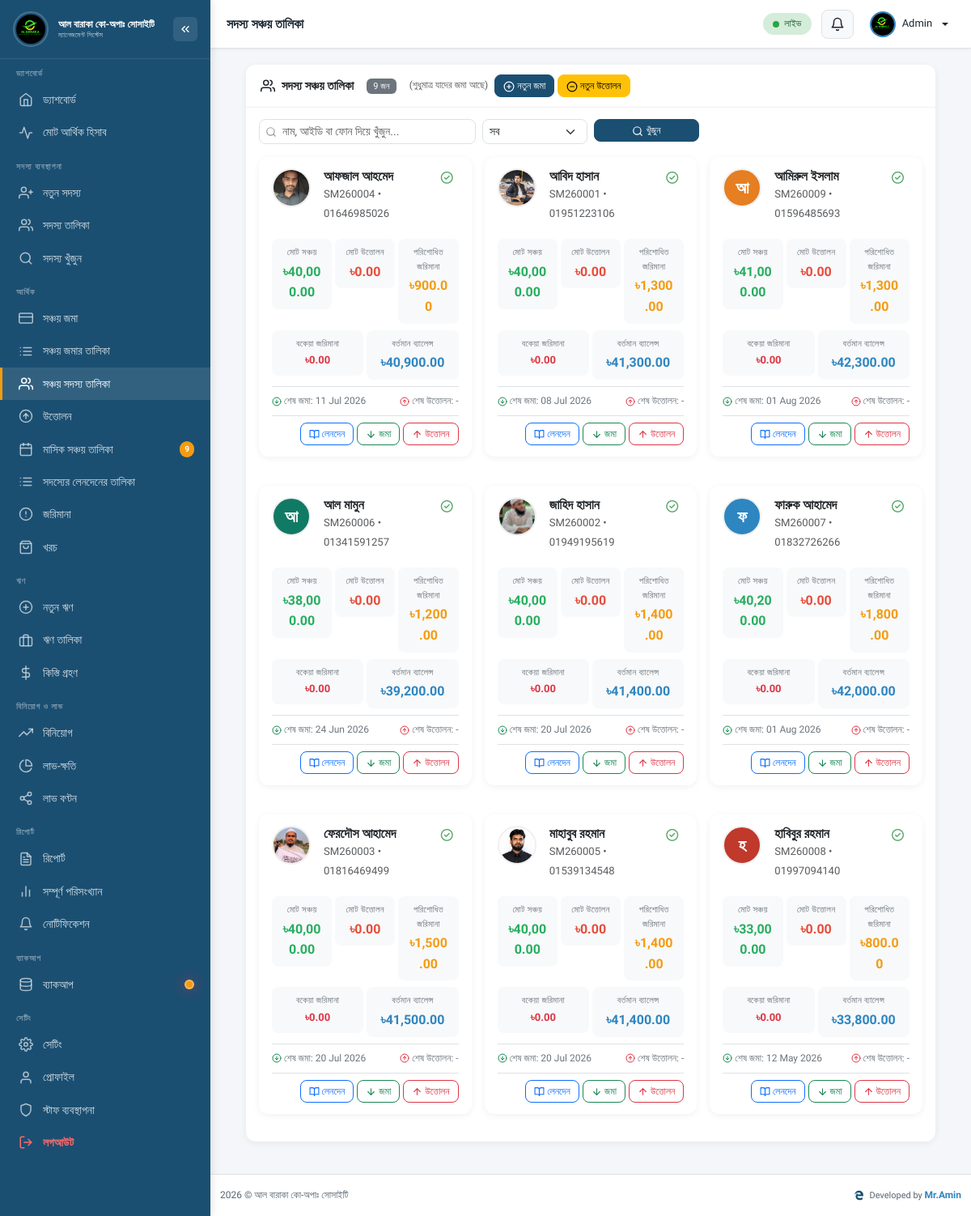
The page /admin/deposit_members.php (signed in) on the database its author committed.
### tables this page shows
CREATE TABLE `users` (
  `id` int(11) NOT NULL,
  `name` varchar(100) NOT NULL,
  `email` varchar(100) NOT NULL,
  `phone` varchar(20) DEFAULT NULL,
  `profile_photo` varchar(255) DEFAULT NULL,
  `profile_photo_updated_at` timestamp NULL DEFAULT NULL,
  `password` varchar(255) NOT NULL,
  `role` enum('super_admin','admin','staff') NOT NULL DEFAULT 'staff',
  `is_active` tinyint(1) NOT NULL DEFAULT 1,
  `last_login` datetime DEFAULT NULL,
  `remember_token` varchar(100) DEFAULT NULL,
  `created_at` timestamp NOT NULL DEFAULT current_timestamp(),
  `updated_at` timestamp NOT NULL DEFAULT current_timestamp() ON UPDATE current_timestamp()
);

CREATE TABLE `members` (
  `id` int(11) NOT NULL,
  `member_id` varchar(20) NOT NULL,
  `name` varchar(100) NOT NULL,
  `father_name` varchar(100) DEFAULT NULL,
  `mother_name` varchar(100) DEFAULT NULL,
  `spouse_name` varchar(100) DEFAULT NULL,
  `phone` varchar(20) NOT NULL,
  `alt_phone` varchar(20) DEFAULT NULL,
  `email` varchar(100) DEFAULT NULL,
  `nid` varchar(30) DEFAULT NULL,
  `date_of_birth` date DEFAULT NULL,
  `address` text DEFAULT NULL,
  `photo` varchar(255) DEFAULT NULL,
  `nid_photo` varchar(255) DEFAULT NULL,
  `join_date` date NOT NULL,
  `monthly_deposit` decimal(10,2) DEFAULT 500.00,
  `share_count` int(11) NOT NULL DEFAULT 1,
  `share_value` decimal(12,2) NOT NULL DEFAULT 0.00,
  `nominee_name` varchar(100) DEFAULT NULL,
  `nominee_relation` varchar(50) DEFAULT NULL,
  `nominee_phone` varchar(20) DEFAULT NULL,
  `status` enum('active','inactive','suspended','deceased') NOT NULL DEFAULT 'active',
  `note` text DEFAULT NULL,
  `password` varchar(255) DEFAULT NULL,
  `last_login` datetime DEFAULT NULL,
  `created_by` int(11) DEFAULT NULL,
  `created_at` timestamp NOT NULL DEFAULT current_timestamp(),
  `updated_at` timestamp NOT NULL DEFAULT current_timestamp() ON UPDATE current_timestamp(),
  `password_changed` tinyint(1) DEFAULT 0
);

### admin/deposit_members.php (the view, shortened to what the rows shown need)
<?php
require_once __DIR__ . '/../includes/functions.php';
$page = max(1, (int)($_GET['page'] ?? 1));
$perPage = 20;
$where = "1=1";
$params = [];
$types = "";
$where .= " AND EXISTS (SELECT 1 FROM deposits WHERE member_id = m.id)";
$offset = ($page - 1) * $perPage;
$types .= "ii";
$params[] = $perPage;
$params[] = $offset;
$members = queryAll($sql, $types, $params);
function getAvatarColor($name) {
    $colors = ['#1B4F72', '#2E86C1', '#117A65', '#C0392B', '#8E44AD', '#D35400', '#27AE60', '#2980B9', '#E67E22', '#16A085'];
    $hash = 0;
    for ($i = 0; $i < strlen($name); $i++) {
        $hash = ($hash * 31 + ord($name[$i])) & 0xFFFFFFFF;
    }
    return $colors[abs($hash) % count($colors)];
}
require_once __DIR__ . '/../includes/header.php';
?>
<div class="container-fluid px-4">
    <div class="row">
        <div class="col-12">
            <div class="card member-card">
                <div class="card-body">
                    <div class="row g-3">
                        <?php if (empty($members)): ?>
                        <div class="col-12">
                            <div class="empty-state">
                                <i data-feather="users"></i>
                                <h5>কোনো সদস্য পাওয়া যায়নি</h5>
                                <p>বর্তমানে কোনো সদস্যের জমা নেই।</p>
                            </div>
                        </div>
                        <?php else: ?>
                        <?php foreach ($members as $m):
                            $photoUrl = '';
                            if (!empty($m['photo']) && file_exists($_SERVER['DOCUMENT_ROOT'] . $m['photo'])) {
                                $photoUrl = $m['photo'];
                            }
                        ?>
                        <div class="col-12 col-md-6 col-xl-4">
                            <div class="card member-card clickable-row" data-id="<?= $m['id'] ?>" style="cursor:pointer;">
                                <div class="card-body">
                                    <div class="d-flex align-items-start gap-3">
                                        <?php if (!empty($photoUrl)): ?>
                                        <img src="<?= htmlspecialchars($photoUrl) ?>"
                                             alt="<?= htmlspecialchars($m['name']) ?>"
                                             class="member-photo"
                                             onerror="this.style.display='none'; this.nextElementSibling.style.display='flex';">
                                        <?php else: ?>
                                        <div class="avatar-circle" style="background-color: <?= getAvatarColor($m['name']) ?>;">
                                            <?= mb_substr($m['name'], 0, 1, 'UTF-8') ?>
                                        </div>
                                        <?php endif; ?>
                                        <div class="flex-grow-1 min-width-0">
                                            <div class="d-flex justify-content-between align-items-start">
                                                <div>
                                                    <h6 class="mb-0 text-truncate" style="font-weight:600;">
                                                        <?= htmlspecialchars($m['name']) ?>
                                                    </h6>
                                                    <small class="text-muted">
                                                        <?= htmlspecialchars($m['member_id']) ?>
                                                        <?php if (!empty($m['phone'])): ?>
                                                        • <?= htmlspecialchars($m['phone']) ?>
                                                        <?php endif; ?>
                                                    </small>
                                                </div>
                                                <?php if ($m['status'] === 'active'): ?>
                                                <i class="fa-regular fa-circle-check fa-beat" style="color:#54A868; font-size:15px; padding:4px; margin-right:3px; vertical-align:middle;"></i>
                                                <?php else: ?>
                                                <i class="fa-regular fa-circle-xmark fa-beat" style="color:#DC3545; font-size:15px; padding:4px; margin-right:3px; vertical-align:middle;"></i>
                                                <?php endif; ?>
                                            </div>
                                        </div>
                                    </div>
                                    <div class="row g-1 mt-3">
                                        <div class="col-4">
                                            <div class="stat-box">
                                                <div class="stat-label">মোট সঞ্চয় </div>
                                                <div class="stat-value positive"><?= formatCurrency($m['total_deposit']) ?></div>
                                            </div>
                                        </div>
                                        <div class="col-4">
                                            <div class="stat-box">
                                                <div class="stat-label">মোট উত্তোলন</div>
                                                <div class="stat-value negative"><?= formatCurrency($m['total_withdrawal']) ?></div>
                                            </div>
                                        </div>
                                        <div class="col-4">
                                            <div class="stat-box">
                                                <div class="stat-label">পরিশোধিত জরিমানা </div>
                                                <div class="stat-value warning"><?= formatCurrency($m['total_fine_paid']) ?></div>
                                            </div>
                                        </div>
                                    </div>
                                    <div class="row g-1 mt-1">
                                        <div class="col-6">
                                            <div class="stat-box">
                                                <div class="stat-label">বকেয়া জরিমানা</div>
                                                <div class="stat-value text-danger" style="font-size:13px;"><?= formatCurrency($m['total_fine_pending']) ?></div>
                                            </div>
                                        </div>
                                        <div class="col-6">
                                            <div class="stat-box">
                                                <div class="stat-label">বর্তমান ব্যালেন্স</div>
                                                <div class="stat-value primary"><?= formatCurrency($m['current_balance']) ?></div>
                                            </div>
                                        </div>
                                    </div>
                                    <div class="d-flex justify-content-between mt-2 pt-2 border-top" style="font-size:12px;color:#6c757d;">
                                        <div>
                                            <i data-feather="arrow-down-circle" style="width:12px;height:12px" class="text-success"></i>
                                            শেষ জমা: <?= $m['last_deposit_date'] ? date('d M Y', strtotime($m['last_deposit_date'])) : '-' ?>
                                        </div>
                                        <div>
                                            <i data-feather="arrow-up-circle" style="width:12px;height:12px" class="text-danger"></i>
                                            শেষ উত্তোলন: <?= $m['last_withdrawal_date'] ? date('d M Y', strtotime($m['last_withdrawal_date'])) : '-' ?>
                                        </div>
                                    </div>
                                    <div class="mt-2 pt-2 border-top d-flex justify-content-end gap-1" onclick="event.stopPropagation();">
                                        <button class="btn btn-outline-primary btn-sm view-transactions" data-id="<?= $m['id'] ?>" data-name="<?= htmlspecialchars($m['name']) ?>">
                                            <i data-feather="book-open" style="width:13px;height:13px"></i>
                                            লেনদেন
                                        </button>
                                        <a href="deposits.php?member_id=<?= $m['id'] ?>" class="btn btn-outline-success btn-sm">
                                            <i data-feather="arrow-down" style="width:13px;height:13px"></i>
                                            জমা
                                        </a>
                                        <a href="withdrawals.php?member_id=<?= $m['id'] ?>" class="btn btn-outline-danger btn-sm">
                                            <i data-feather="arrow-up" style="width:13px;height:13px"></i>
                                            উত্তোলন
                                        </a>
                                    </div>
                                </div>
                            </div>
                        </div>
                        <?php endforeach; ?>
                        <?php endif; ?>
                    </div>
                </div>
            </div>
        </div>
    </div>
</div>
<?php require_once __DIR__ . '/../includes/footer.php'; ?>

### includes/header.php (shortened to what the rows shown need)
<?php
$admin = getCurrentAdmin();
$profilePhotoUrl = null;
if (!empty($admin['profile_photo'])) {
    $photoPath = $admin['profile_photo'];
    if (strpos($photoPath, 'http') !== 0) {
        $protocol = isset($_SERVER['HTTPS']) && $_SERVER['HTTPS'] === 'on' ? 'https://' : 'http://';
        $host = $_SERVER['HTTP_HOST'];
        $profilePhotoUrl = $protocol . $host . $photoPath;
    } else {
        $profilePhotoUrl = $photoPath;
    }
}
?>
<!DOCTYPE html>
<html lang="bn">
<head>
  <link href="https://cdn.jsdelivr.net/npm/bootstrap@5.3.2/dist/css/bootstrap.min.css" rel="stylesheet">
  <link rel="stylesheet" href="https://cdn.jsdelivr.net/npm/@fortawesome/fontawesome-free@6/css/all.min.css">
</head>
<body>
<header class="topbar">
  <div class="topbar-right">
    <div class="dropdown">
      <button class="dropdown-toggle" data-bs-toggle="dropdown" title="প্রোফাইল">
        <?php if (!empty($profilePhotoUrl)): ?>
          <img src="<?= htmlspecialchars($profilePhotoUrl) ?>"
               alt="Profile"
               class="profile-avatar-img"
               onerror="this.style.display='none'; this.parentElement.querySelector('.profile-avatar-placeholder').style.display='flex';">
        <?php else: ?>
          <span class="profile-avatar-placeholder">
            <?= mb_substr($admin['name'] ?? 'A', 0, 1) ?>
          </span>
        <?php endif; ?>
        <span class="admin-name"><?= clean($admin['name'] ?? 'অ্যাডমিন') ?></span>
      </button>
    </div>
  </div>
</header>
</body>
</html>

### rows shown on the page
users: profile_photo (picture), name "Admin"
members: photo (picture), name "আফজাল আহমেদ", member "SM260004", phone "01646985026", status "active" (drawn), total_deposit "৳40,000.00", total_withdrawal "৳0.00", total_fine_paid "৳900.00", total_fine_pending "৳0.00", current_balance "৳40,900.00", last_deposit_date "11 Jul 2026"
members: photo (picture), name "আবিদ হাসান", member "SM260001", phone "01951223106", status "active" (drawn), total_deposit "৳40,000.00", total_withdrawal "৳0.00", total_fine_paid "৳1,300.00", total_fine_pending "৳0.00", current_balance "৳41,300.00", last_deposit_date "08 Jul 2026"
members: name "আ", name "আমিরুল ইসলাম", member "SM260009", phone "01596485693", status "active" (drawn), total_deposit "৳41,000.00", total_withdrawal "৳0.00", total_fine_paid "৳1,300.00", total_fine_pending "৳0.00", current_balance "৳42,300.00", last_deposit_date "01 Aug 2026"
members: name "আ", name "আল মামুন", member "SM260006", phone "01341591257", status "active" (drawn), total_deposit "৳38,000.00", total_withdrawal "৳0.00", total_fine_paid "৳1,200.00", total_fine_pending "৳0.00", current_balance "৳39,200.00", last_deposit_date "24 Jun 2026"
members: photo (picture), name "জাহিদ হাসান", member "SM260002", phone "01949195619", status "active" (drawn), total_deposit "৳40,000.00", total_withdrawal "৳0.00", total_fine_paid "৳1,400.00", total_fine_pending "৳0.00", current_balance "৳41,400.00", last_deposit_date "20 Jul 2026"
members: name "ফ", name "ফারুক আহামেদ", member "SM260007", phone "01832726266", status "active" (drawn), total_deposit "৳40,200.00", total_withdrawal "৳0.00", total_fine_paid "৳1,800.00", total_fine_pending "৳0.00", current_balance "৳42,000.00", last_deposit_date "01 Aug 2026"
members: photo (picture), name "ফেরদৌস আহামেদ", member "SM260003", phone "01816469499", status "active" (drawn), total_deposit "৳40,000.00", total_withdrawal "৳0.00", total_fine_paid "৳1,500.00", total_fine_pending "৳0.00", current_balance "৳41,500.00", last_deposit_date "20 Jul 2026"
members: photo (picture), name "মাহাবুব রহমান", member "SM260005", phone "01539134548", status "active" (drawn), total_deposit "৳40,000.00", total_withdrawal "৳0.00", total_fine_paid "৳1,400.00", total_fine_pending "৳0.00", current_balance "৳41,400.00", last_deposit_date "20 Jul 2026"
members: name "হ", name "হাবিবুর রহমান", member "SM260008", phone "01997094140", status "active" (drawn), total_deposit "৳33,000.00", total_withdrawal "৳0.00", total_fine_paid "৳800.00", total_fine_pending "৳0.00", current_balance "৳33,800.00", last_deposit_date "12 May 2026"

### other values the page prints
$somity_name "আল বারাকা কো-অপাঃ সোসাইটি"
$pendingDues "9"
$pageTitle "সদস্য সঞ্চয় তালিকা"
$totalRecords "9"
date ('Y') "2026"
